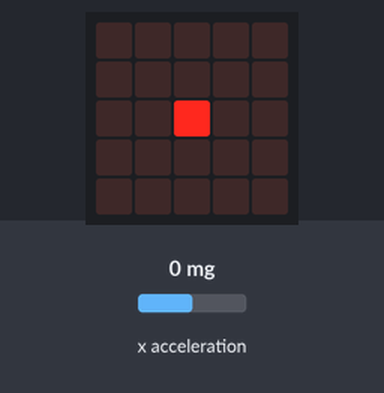
A program run on a simulated BBC micro:bit (MakeCode). Shown: the board's 5×5 LED display. The inputs (shaded band) are chosen by the test bench; at power-on: x acceleration 0 mg.

Above: at 1.2 s.
1.3 s: x acceleration set to -369 mg
2.8 s: x acceleration set to -433 mg
At 3.5 s:
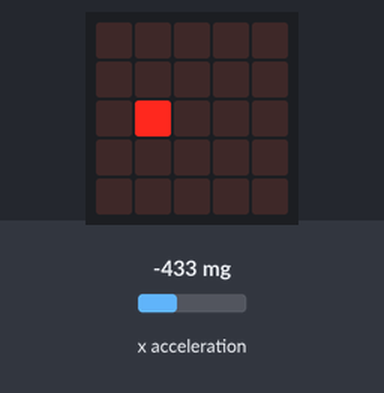
4.4 s: x acceleration set to 750 mg
At 5.3 s:
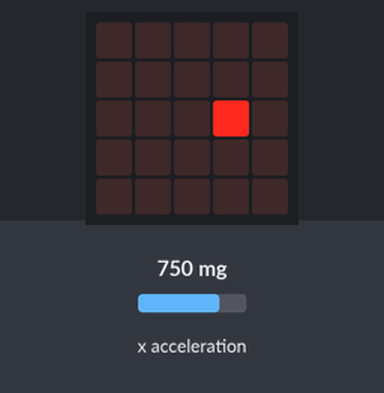
6.1 s: x acceleration set to 870 mg
At 7.0 s:
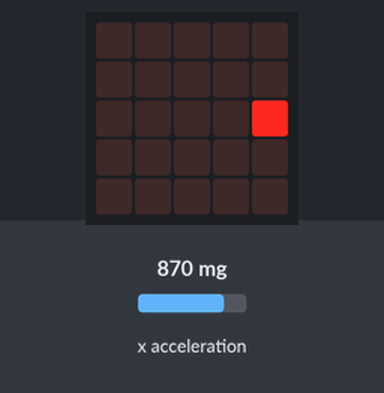
7.8 s: x acceleration set to 1440 mg
At 8.8 s:
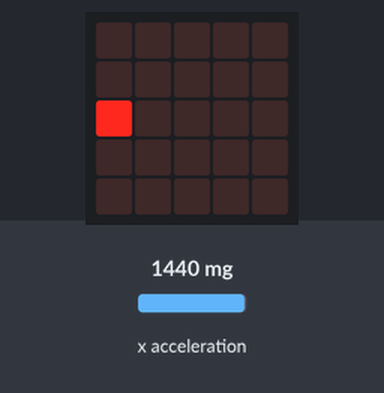
9.4 s: x acceleration set to -750 mg
At 10.6 s:
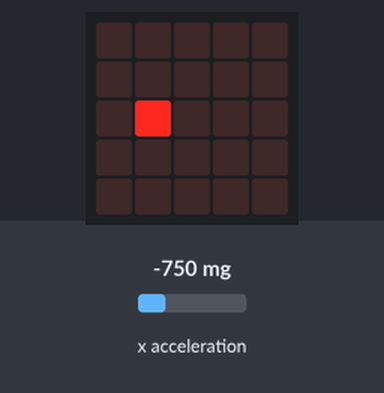
Timing chart, 0 to 12.1 s (numbered marks = the images above; inputs shaded):
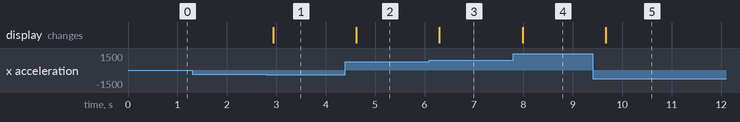

Measured:
- the behaviour switches between -408 and -409 mg on x acceleration (found by bisection; images 0 and 1)
- the behaviour switches between 818 and 819 mg on x acceleration (found by bisection; images 2 and 3)
- after the input at 1.3 s, every drawn part: stays the same
- after the input at 2.8 s, the display: changes after 0.14 s (image 1)
- after the input at 4.4 s, the display: changes after 0.22 s (image 2)
- after the input at 6.1 s, the display: changes after 0.20 s (image 3)
- after the input at 7.8 s, the display: changes after 0.18 s (image 4)
- after the input at 9.4 s, the display: changes after 0.26 s (image 5)

The program:

main.ts
```typescript
let AX = 0
basic.forever(function () {
    AX = input.acceleration(Dimension.X)
    if (AX > 818 && AX < 1023) {
        basic.showLeds(`
            . . . . .
            . . . . .
            . . . . #
            . . . . .
            . . . . .
            `)
    } else if (AX > 409 && AX < 818) {
        basic.showLeds(`
            . . . . .
            . . . . .
            . . . # .
            . . . . .
            . . . . .
            `)
    } else if (AX > -409 && AX < 409) {
        basic.showLeds(`
            . . . . .
            . . . . .
            . . # . .
            . . . . .
            . . . . .
            `)
    } else if (AX > -818 && AX < 409) {
        basic.showLeds(`
            . . . . .
            . . . . .
            . # . . .
            . . . . .
            . . . . .
            `)
    } else if (AX > -818 && AX >= 1023) {
        basic.showLeds(`
            . . . . .
            . . . . .
            # . . . .
            . . . . .
            . . . . .
            `)
    } else {

    }
})
```

test.ts
```typescript
// aquí va el archivo "tests"; esto no se compilará cuando este paquete se utilice como una extensión.
```
